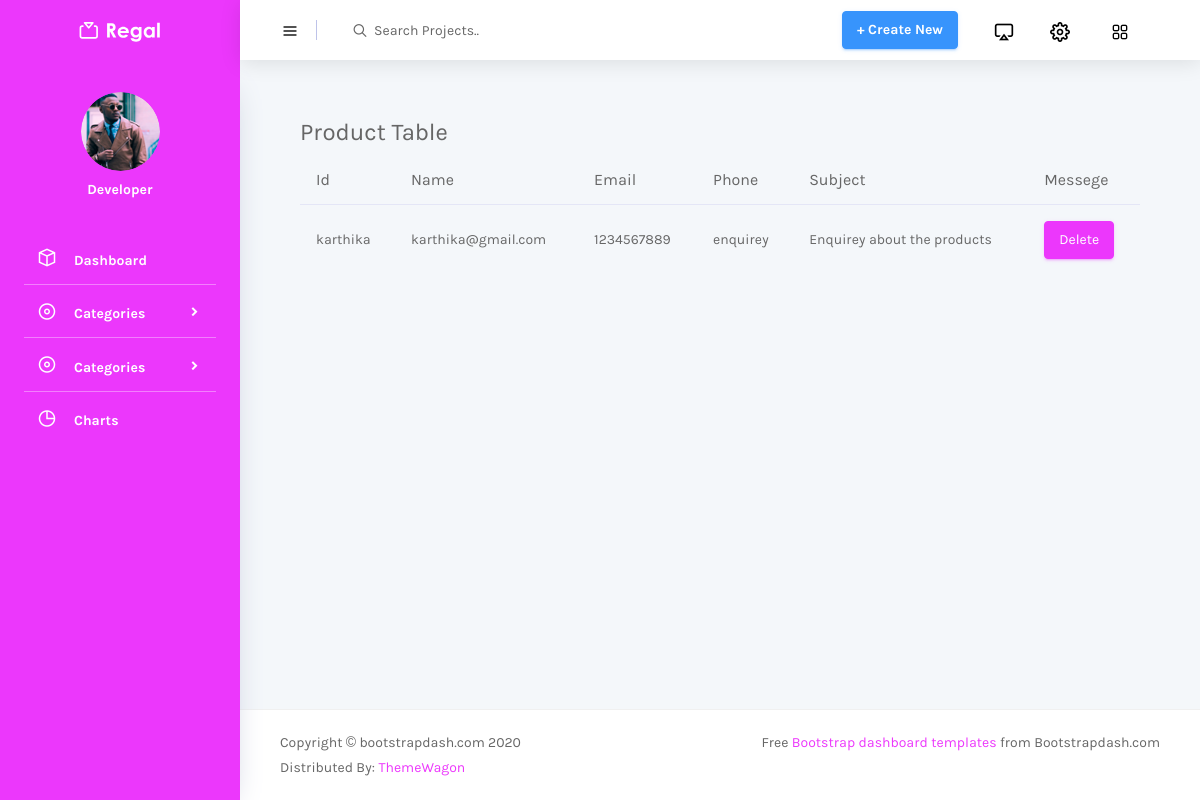
/Backend/data_details/, run on an earlier commit of the app's database.
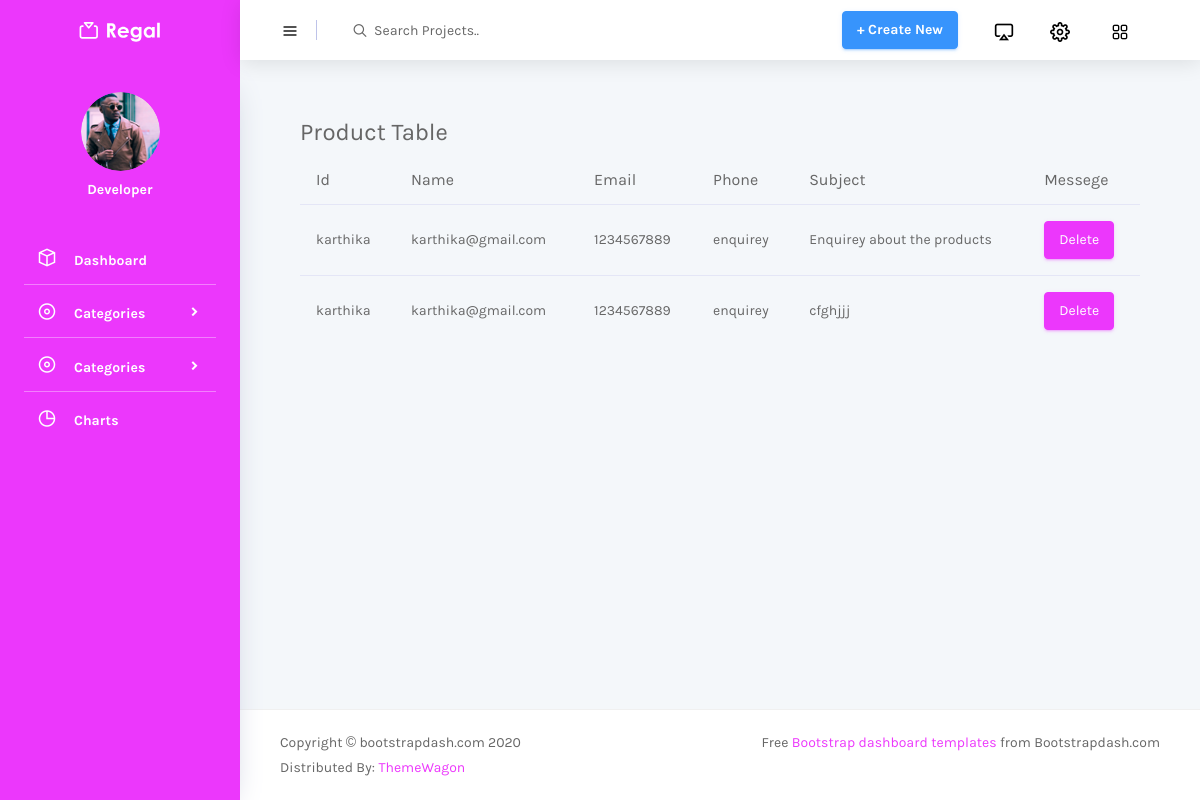
And on a later commit of the database.
### Webapp/models.py (models this page shows)
class conytactdb(models.Model):
    Name=models.CharField(max_length=100,null=True,blank=True)
    Email=models.EmailField(max_length=100,null=True,blank=True)
    Phone=models.IntegerField(null=True,blank=True)
    Subject=models.CharField(max_length=100,null=True,blank=True)
    Messege=models.TextField(max_length=100,null=True,blank=True)

### Backend/views.py (the view)
# urls.py: path('data_details/', views.data_details, name="data_details"),
def data_details(x):
    data=conytactdb.objects.all()
    return render(x,"contactdata.html",{'data':data})

### Backend/templates/contactdata.html (shortened to what this page needs)
<!DOCTYPE html>
{% extends 'index.html' %}
{% block content %}
<html lang="en">
<head>
</head>
<body>
<div class="card-body">
                  <h4 class="card-title">Product Table</h4>
                  <div class="table-responsive">
                    <table class="table table-striped">
                      <thead>
                        <tr>
                          <th>
                            Id
                          </th>
                          <th>
                              Name
                          </th>
                          <th>
                            Email
                          </th>
                          <th>
                            Phone
                          </th>
                          <th>
                            Subject
                          </th>
                            <th>
                            Messege
                          </th>
                        </tr>
                      </thead>
                      <tbody>
                      {% for i in data %}
                      <tr>
                        <td>{{i.Name}}</td>
                        <td>{{i.Email}}</td>
                        <td>{{i.Phone}}</td>
                        <td>{{i.Subject}}</td>
                        <td>{{i.Messege}}</td>
                        <td>
                           <a href="{% url 'delete_contact' delid=i.id %}">
                            <button type="button" class="btn btn-primary">Delete</button>
                          </a>
                        </td>
                      </tr>
                      {% endfor %}
                      </tbody>
                    </table>
                  </div>
                </div>
</body>
</html>
{% endblock %}

### Backend/templates/index.html (shortened to what this page needs)
<!DOCTYPE html>
{% load static %}
<html lang="en">
<head>
  <link rel="stylesheet" href="{% static 'newfolder/vendors/mdi/css/materialdesignicons.min.css' %}">
  <link rel="stylesheet" href="{% static 'newfolder/vendors/feather/feather.css' %}">
  <link rel="stylesheet" href="{% static 'newfolder/vendors/base/vendor.bundle.base.css' %}">
  <link rel="stylesheet" href="{% static 'newfolder/vendors/flag-icon-css/css/flag-icon.min.css' %}"/>
  <link rel="stylesheet" href="{% static 'newfolder/vendors/font-awesome/css/font-awesome.min.css' %}">
  <link rel="stylesheet" href="{% static 'newfolder/vendors/jquery-bar-rating/fontawesome-stars-o.css' %}">
  <link rel="stylesheet" href="{% static 'newfolder/vendors/jquery-bar-rating/fontawesome-stars.css' %}">
  <link rel="stylesheet" href="{% static 'newfolder/css/style.css' %}">
</head>
<body>
  <div class="container-scroller">
    <nav class="navbar col-lg-12 col-12 p-0 fixed-top d-flex flex-row">
      <div class="text-center navbar-brand-wrapper d-flex align-items-center justify-content-center">
        <a class="navbar-brand brand-logo" href="index.html"><img src="images/logo.svg" alt="logo"/></a>
      </div>
      <div class="navbar-menu-wrapper d-flex align-items-center justify-content-end">
        <button class="navbar-toggler navbar-toggler align-self-center" type="button" data-toggle="minimize">
          <span class="icon-menu"></span>
        </button>
        <ul class="navbar-nav mr-lg-2">
          <li class="nav-item nav-search d-none d-lg-block">
            <div class="input-group">
              <div class="input-group-prepend">
                <span class="input-group-text" id="search">
                  <i class="icon-search"></i>
                </span>
              </div>
              <input type="text" class="form-control" placeholder="Search Projects.." aria-label="search" aria-describedby="search">
            </div>
          </li>
        </ul>
        <ul class="navbar-nav navbar-nav-right">
            <li class="nav-item dropdown d-lg-flex d-none">
                <button type="button" class="btn btn-info font-weight-bold">+ Create New</button>
            </li>
          <li class="nav-item dropdown d-flex">
            <a class="nav-link count-indicator dropdown-toggle d-flex justify-content-center align-items-center" id="messageDropdown" href="#" data-toggle="dropdown">
              <i class="icon-air-play mx-0"></i>
            </a>
          </li>
          <li class="nav-item dropdown d-flex mr-4 ">
            <a class="nav-link count-indicator dropdown-toggle d-flex align-items-center justify-content-center" id="notificationDropdown" href="#" data-toggle="dropdown">
              <i class="icon-cog"></i>
            </a>
          </li>
          <li class="nav-item dropdown mr-4 d-lg-flex d-none">
            <a class="nav-link count-indicatord-flex align-item s-center justify-content-center" href="#">
              <i class="icon-grid"></i>
            </a>
          </li>
        </ul>
      </div>
    </nav>
    <div class="container-fluid page-body-wrapper">
      <nav class="sidebar sidebar-offcanvas" id="sidebar">
        <div class="user-profile">
          <div class="user-image">
            <img src="images/faces/face28.png">
          </div>
          <div class="user-designation">
              Developer
          </div>
        </div>
        <ul class="nav">
          <li class="nav-item">
            <a class="nav-link" href="{% url 'index_page' %}">
              <i class="icon-box menu-icon"></i>
              <span class="menu-title">Dashboard</span>
            </a>
          </li>
          <li class="nav-item">
            <a class="nav-link" data-toggle="collapse" href="#ui-basic" aria-expanded="false" aria-controls="ui-basic">
              <i class="icon-disc menu-icon"></i>
              <span class="menu-title">Categories</span>
              <i class="menu-arrow"></i>
            </a>
          </li>
          <li class="nav-item">
            <a class="nav-link" data-toggle="collapse" href="#ui-basic" aria-expanded="false" aria-controls="ui-basic">
              <i class="icon-disc menu-icon"></i>
              <span class="menu-title">Categories</span>
              <i class="menu-arrow"></i>
            </a>
          </li>
          <li class="nav-item">
            <a class="nav-link" href="{% url 'data_details' %}">
              <i class="icon-pie-graph menu-icon"></i>
              <span class="menu-title">Charts</span>
            </a>
          </li>
        </ul>
      </nav>
      <div class="main-panel">
        <div class="content-wrapper">
          {% block content %}{% endblock %}
        </div>
        <footer class="footer">
          <div class="d-sm-flex justify-content-center justify-content-sm-between">
            <span class="text-muted d-block text-center text-sm-left d-sm-inline-block">Copyright © bootstrapdash.com 2020</span>
            <span class="float-none float-sm-right d-block mt-1 mt-sm-0 text-center"> Free <a href="https://www.bootstrapdash.com/" target="_blank">Bootstrap dashboard templates</a> from Bootstrapdash.com</span>
          </div>
          <span class="text-muted d-block text-center text-sm-left d-sm-inline-block mt-2">Distributed By: <a href="https://www.themewagon.com/" target="_blank">ThemeWagon</a></span>
        </footer>
      </div>
    </div>
  </div>
</body>
</html>

What changed in the data, as far as the page shows it:
added conytactdb: Name "karthika", Email "karthika@gmail.com", Phone "1234567889", Subject "enquirey", Messege "cfghjjj"
